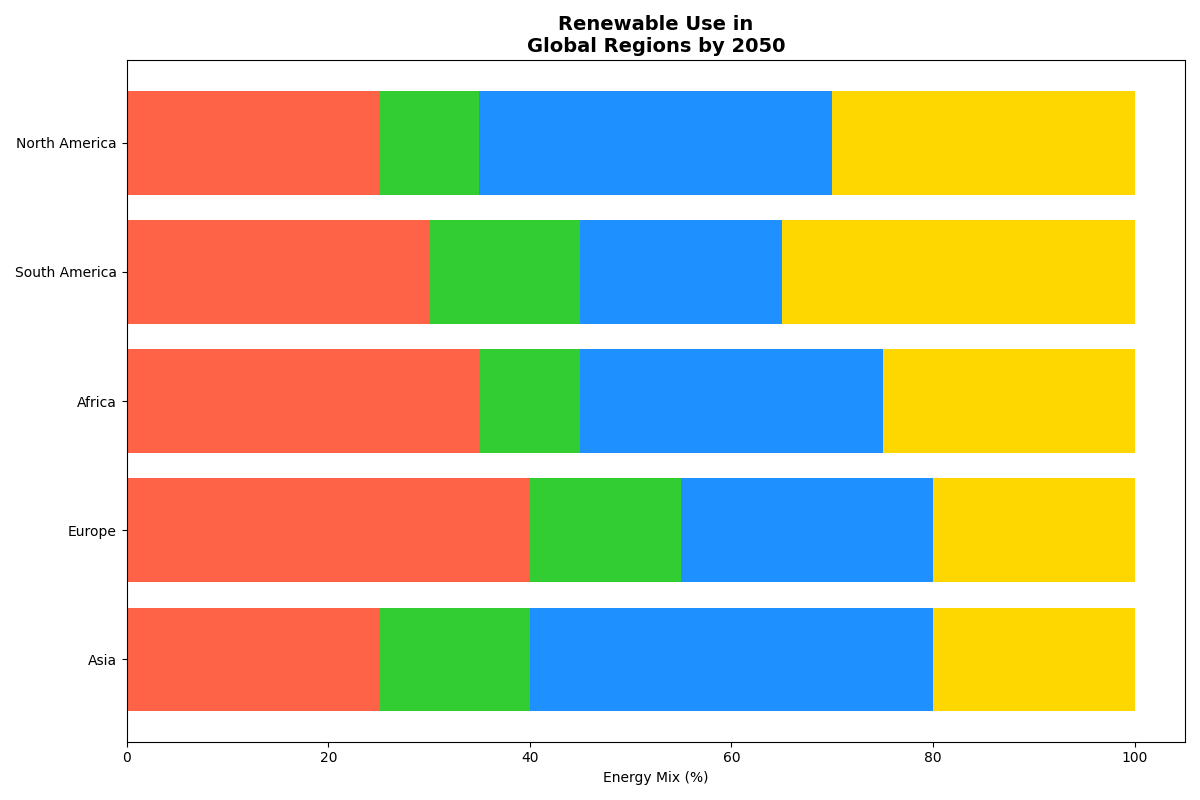

The script that drew this image:
import numpy as np
import matplotlib.pyplot as plt

continents = ['Asia', 'Europe', 'Africa', 'South America', 'North America']
energy_types = ['Hydro', 'Bioenergy', 'Solar', 'Wind']

energy_percentages = np.array([
    [25, 15, 40, 20],  # Asia
    [40, 15, 25, 20],  # Europe
    [35, 10, 30, 25],  # Africa
    [30, 15, 20, 35],  # South America
    [25, 10, 35, 30]   # North America
])

# Changed the order of colors
colors = ['#FF6347', '#32CD32', '#1E90FF', '#FFD700']

fig, ax = plt.subplots(figsize=(12, 8))

for i, continent in enumerate(continents):
    bottom = 0
    for j, energy_type in enumerate(energy_types):
        ax.barh(continent, energy_percentages[i][j], left=bottom, color=colors[j])
        bottom += energy_percentages[i][j]

ax.set_xlabel('Energy Mix (%)')
ax.set_title('Renewable Use in\nGlobal Regions by 2050', fontsize=14, fontweight='bold')

plt.tight_layout()
plt.show()
